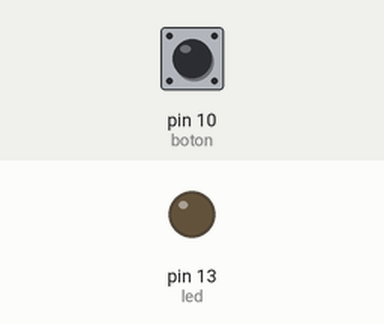
Recording of a sketch running on a simulated Arduino Uno, built with avr-gcc and run on an emulated ATmega328P. On the bench: output pins drawn as LEDs (lit = HIGH). Inputs (shaded band) come from the test bench; at power-on: pin 10 (boton) LOW.

Above: at 1.2 s.
1.3 s: pin 10 (boton) pulled HIGH for 0.15 s
At 1.37 s:
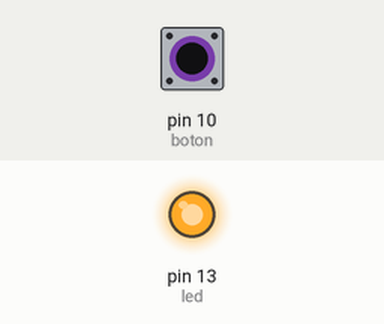
2.9 s: pin 10 (boton) pulled HIGH for 3.2 s
At 7.1 s:
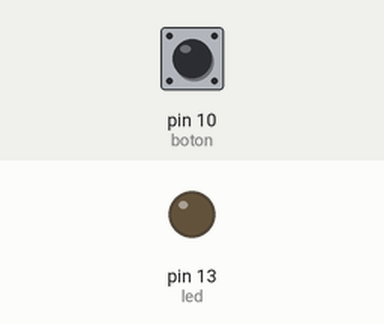
Timing chart, 0 to 8.6 s (numbered marks = the images above; inputs shaded):
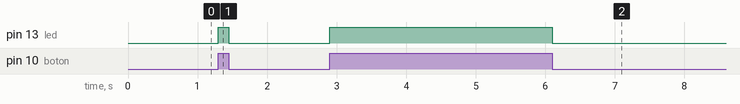

The sketch:

ArduinoButton.ino
```cpp
int led = 13;
int boton = 10;
int prender;

void setup() {
  pinMode(led,OUTPUT);
  pinMode(boton,INPUT);

  digitalWrite(led,LOW);
}

void loop() {
  //Recuperamos el estado del botón
  prender = digitalRead(boton);

 if(prender == HIGH){
   digitalWrite(led,HIGH);

 } else{
   digitalWrite(led,LOW);
 }
}
```

Measured:
- after the input at 1.3 s, pin 13 (led): LOW → HIGH at once, → LOW 0.15 s later
- after the input at 2.9 s, pin 13 (led): LOW → HIGH at once, → LOW 3.2 s later
